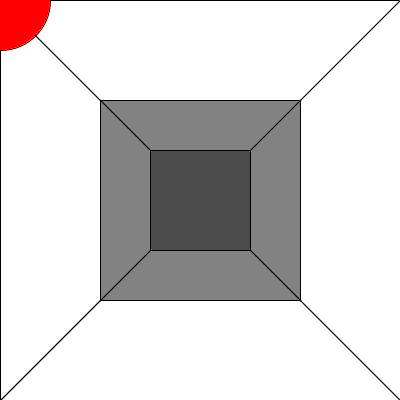
Frame 1 (no input)
Frame 60 (the mouse pressed at the canvas centre just before this capture): identical to frame 1, image omitted
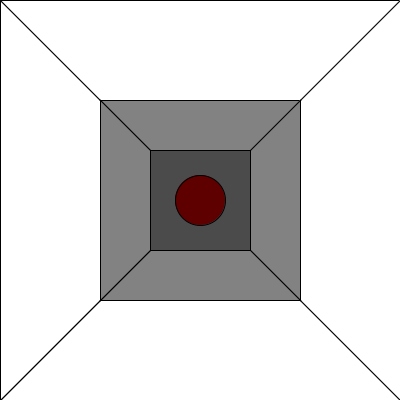
Frame 120 (the mouse held since frame 60 and released just before this capture)

The Processing sketch that drew these frames (run headless with seeded random() and noise(); from frame 60 on, the mouse is pressed at the canvas centre):

// Processing sketch: space
// ── space.pde
/*
space.pde

author: christopher romo
created: 10/08/2024
*/

void setup() {
  size(400,400);
  surface.setLocation(100, 100);  
} // setup

void draw() {
  background(130);
  
  // draw white polygons
  fill(255);
  quad(100,300,300,300,400,400,0,400);
  quad(0,0,100,100,100,300,0,400);
  quad(0,0,400,0,300,100,100,100);
  quad(300,100,400,0,400,400,300,300);
  
  // draw grey polygons
  fill(130);
  quad(100,100,300,100,250,150,150,150);
  quad(250,150,300,100,300,300,250,250);
  quad(100,300,150,250,250,250,300,300);
  quad(100,100,150,150,150,250,100,300);
  
  // draw dark grey square
  fill(75);
  rect(150,150,100,100);
  
  // check position of mouse and draw correct circle
  if (mouseX < 250 && mouseX > 150 && mouseY < 250 && mouseY > 150) {
    // smallest circle
    fill(95,0,0);
    ellipse(mouseX,mouseY,50,50);
  } else if (mouseX < 300 && mouseX > 100 && mouseY < 300 && mouseY > 100) {
    // medium circle
    fill(175,0,0);
    ellipse(mouseX,mouseY,75,75);
  } else {
    // largest circle
    fill(255,0,0);
    ellipse(mouseX,mouseY,100,100);
  }
} // draw
